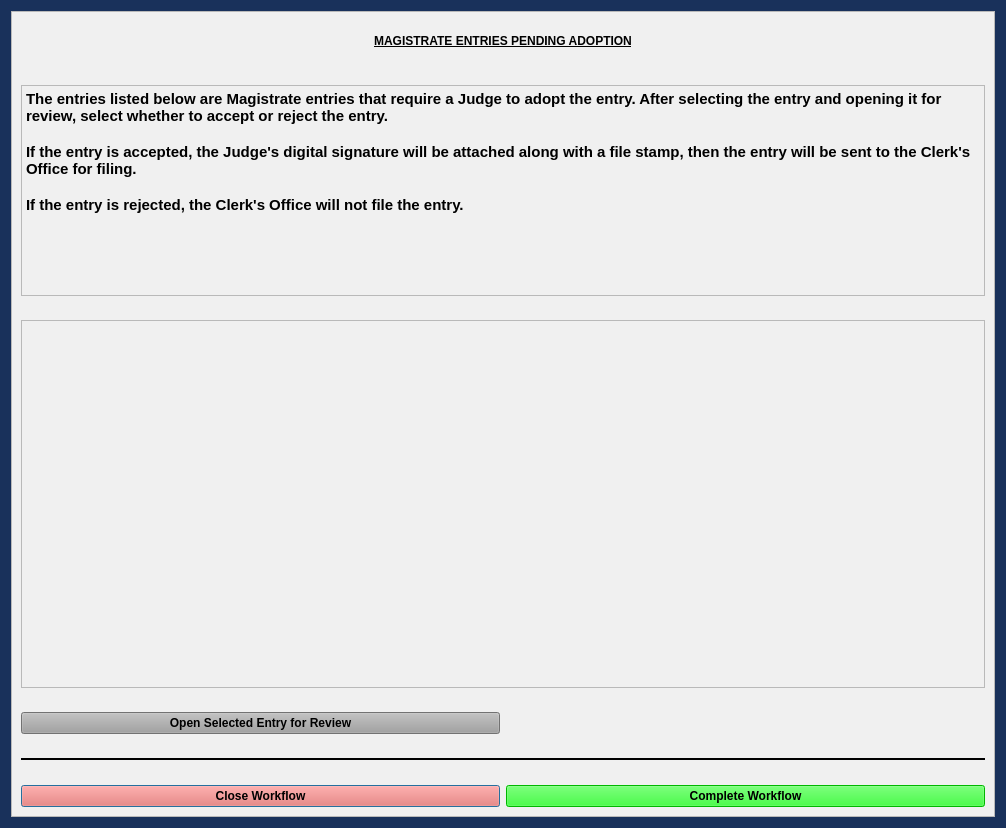
<?xml version="1.0" encoding="UTF-8"?>
<ui version="4.0">
 <class>MagistrateAdoptionWorkflowDialog</class>
 <widget class="QDialog" name="MagistrateAdoptionWorkflowDialog">
  <property name="windowModality">
   <enum>Qt::WindowModal</enum>
  </property>
  <property name="geometry">
   <rect>
    <x>0</x>
    <y>0</y>
    <width>1006</width>
    <height>828</height>
   </rect>
  </property>
  <property name="sizePolicy">
   <sizepolicy hsizetype="Preferred" vsizetype="Preferred">
    <horstretch>0</horstretch>
    <verstretch>0</verstretch>
   </sizepolicy>
  </property>
  <property name="minimumSize">
   <size>
    <width>0</width>
    <height>0</height>
   </size>
  </property>
  <property name="font">
   <font>
    <family>Palatino Linotype</family>
    <pointsize>11</pointsize>
    <weight>9</weight>
    <italic>false</italic>
    <bold>false</bold>
   </font>
  </property>
  <property name="windowTitle">
   <string>Magistrate Adoption Workflow</string>
  </property>
  <property name="styleSheet">
   <string notr="true">background-color: rgb(25, 49, 91);
font: 75 11pt &quot;Palatino Linotype&quot;;</string>
  </property>
  <layout class="QGridLayout" name="gridLayout" rowstretch="0">
   <item row="0" column="0" colspan="2">
    <widget class="QFrame" name="frame_3">
     <property name="sizePolicy">
      <sizepolicy hsizetype="Preferred" vsizetype="Preferred">
       <horstretch>0</horstretch>
       <verstretch>0</verstretch>
      </sizepolicy>
     </property>
     <property name="font">
      <font>
       <family>Palatino Linotype</family>
       <pointsize>11</pointsize>
       <weight>75</weight>
       <italic>false</italic>
       <bold>true</bold>
      </font>
     </property>
     <property name="styleSheet">
      <string notr="true">background-color: rgb(240, 240, 240);
font-weight: bold;</string>
     </property>
     <property name="frameShape">
      <enum>QFrame::StyledPanel</enum>
     </property>
     <property name="frameShadow">
      <enum>QFrame::Raised</enum>
     </property>
     <layout class="QGridLayout" name="gridLayout_2" rowstretch="1,4,7,0,0,0,0">
      <property name="verticalSpacing">
       <number>24</number>
      </property>
      <item row="4" column="0" colspan="2">
       <widget class="Line" name="line">
        <property name="font">
         <font>
          <family>Palatino Linotype</family>
          <pointsize>11</pointsize>
          <weight>75</weight>
          <italic>false</italic>
          <bold>true</bold>
         </font>
        </property>
        <property name="frameShadow">
         <enum>QFrame::Plain</enum>
        </property>
        <property name="lineWidth">
         <number>2</number>
        </property>
        <property name="orientation">
         <enum>Qt::Horizontal</enum>
        </property>
       </widget>
      </item>
      <item row="6" column="0">
       <widget class="QPushButton" name="close_dialog_Button">
        <property name="styleSheet">
         <string notr="true">background-color: rgb(255, 96, 82);
font: 75 11pt &quot;Palatino Linotype&quot;;
font-weight: bold;</string>
        </property>
        <property name="text">
         <string>Close Workflow</string>
        </property>
       </widget>
      </item>
      <item row="0" column="0" colspan="2">
       <widget class="QLabel" name="label">
        <property name="maximumSize">
         <size>
          <width>16777215</width>
          <height>40</height>
         </size>
        </property>
        <property name="text">
         <string>&lt;html&gt;&lt;head/&gt;&lt;body&gt;&lt;p&gt;&lt;span style=&quot; text-decoration: underline;&quot;&gt;MAGISTRATE ENTRIES PENDING ADOPTION&lt;/span&gt;&lt;/p&gt;&lt;/body&gt;&lt;/html&gt;</string>
        </property>
        <property name="alignment">
         <set>Qt::AlignCenter</set>
        </property>
       </widget>
      </item>
      <item row="1" column="0" colspan="2">
       <widget class="QTextBrowser" name="textBrowser">
        <property name="html">
         <string>&lt;!DOCTYPE HTML PUBLIC &quot;-//W3C//DTD HTML 4.0//EN&quot; &quot;http://www.w3.org/TR/REC-html40/strict.dtd&quot;&gt;
&lt;html&gt;&lt;head&gt;&lt;meta name=&quot;qrichtext&quot; content=&quot;1&quot; /&gt;&lt;style type=&quot;text/css&quot;&gt;
p, li { white-space: pre-wrap; }
&lt;/style&gt;&lt;/head&gt;&lt;body style=&quot; font-family:'Palatino Linotype'; font-size:11pt; font-weight:600; font-style:normal;&quot;&gt;
&lt;p style=&quot; margin-top:0px; margin-bottom:0px; margin-left:0px; margin-right:0px; -qt-block-indent:0; text-indent:0px;&quot;&gt;The entries listed below are Magistrate entries that require a Judge to adopt the entry. After selecting the entry and opening it for review, select whether to accept or reject the entry.&lt;/p&gt;
&lt;p style=&quot;-qt-paragraph-type:empty; margin-top:0px; margin-bottom:0px; margin-left:0px; margin-right:0px; -qt-block-indent:0; text-indent:0px;&quot;&gt;&lt;br /&gt;&lt;/p&gt;
&lt;p style=&quot; margin-top:0px; margin-bottom:0px; margin-left:0px; margin-right:0px; -qt-block-indent:0; text-indent:0px;&quot;&gt;If the entry is accepted, the Judge's digital signature will be attached along with a file stamp, then the entry will be sent to the Clerk's Office for filing.&lt;/p&gt;
&lt;p style=&quot;-qt-paragraph-type:empty; margin-top:0px; margin-bottom:0px; margin-left:0px; margin-right:0px; -qt-block-indent:0; text-indent:0px;&quot;&gt;&lt;br /&gt;&lt;/p&gt;
&lt;p style=&quot; margin-top:0px; margin-bottom:0px; margin-left:0px; margin-right:0px; -qt-block-indent:0; text-indent:0px;&quot;&gt;If the entry is rejected, the Clerk's Office will not file the entry.&lt;/p&gt;&lt;/body&gt;&lt;/html&gt;</string>
        </property>
       </widget>
      </item>
      <item row="2" column="0" colspan="2">
       <widget class="QTableWidget" name="entries_tableWidget"/>
      </item>
      <item row="3" column="0">
       <widget class="QPushButton" name="open_entry_Button">
        <property name="styleSheet">
         <string notr="true">background-color: rgb(160, 160, 160);
font-weight: bold;</string>
        </property>
        <property name="text">
         <string>Open Selected Entry for Review</string>
        </property>
       </widget>
      </item>
      <item row="6" column="1">
       <widget class="QPushButton" name="complete_workflow_Button">
        <property name="styleSheet">
         <string notr="true">background-color: rgb(0, 255, 0);
font: 75 11pt &quot;Palatino Linotype&quot;;
font-weight: bold;</string>
        </property>
        <property name="text">
         <string>Complete Workflow</string>
        </property>
       </widget>
      </item>
     </layout>
    </widget>
   </item>
  </layout>
 </widget>
 <resources/>
 <connections/>
 <slots>
  <slot>proceed_to_ability_to_pay()</slot>
  <slot>close_window()</slot>
  <slot>add_offense()</slot>
  <slot>amend_offense()</slot>
  <slot>proceed_to_sentencing()</slot>
 </slots>
</ui>
